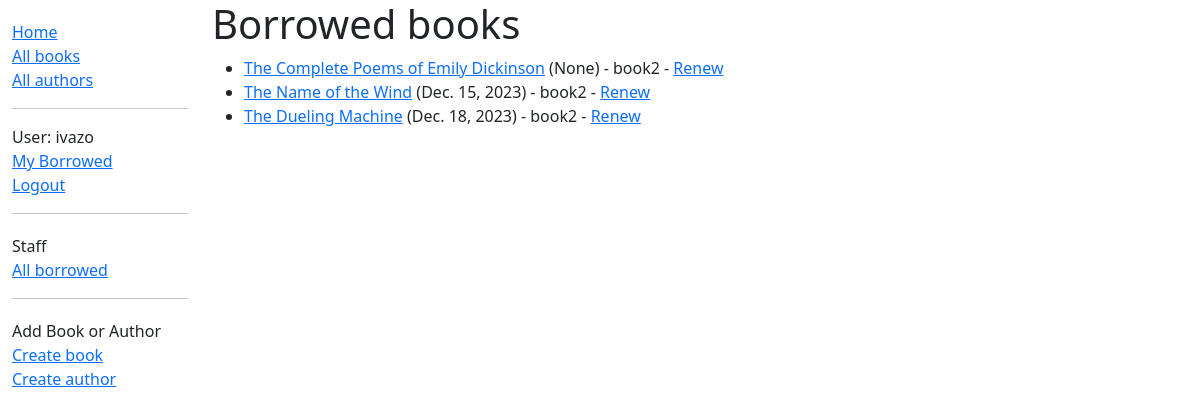
/catalog/borrowed/ (signed in), run on an earlier commit of the app's database.
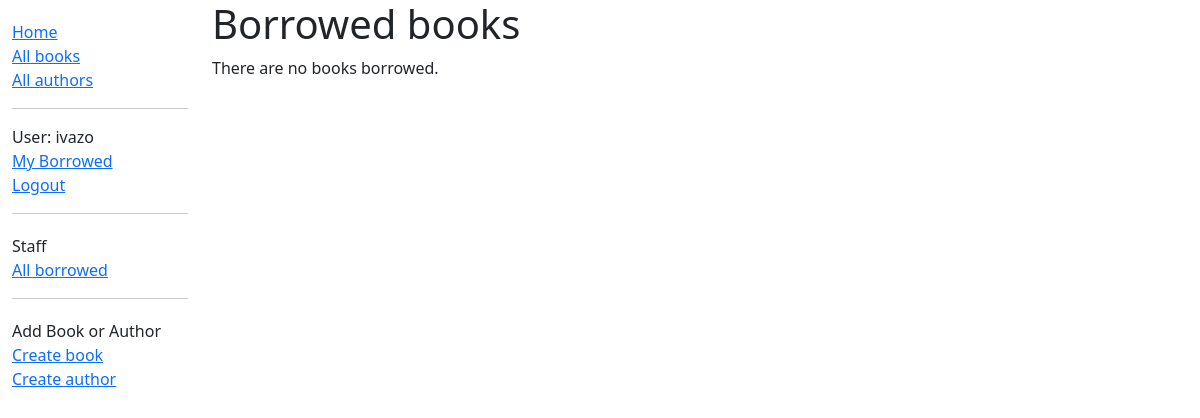
And on a later commit of the database.
### catalog/models.py (models this page shows, shortened)
class BookInstance(models.Model):
    id = models.UUIDField(primary_key=True, default=uuid.uuid4, help_text='Unique ID for this particular book across whole library')
    book = models.ForeignKey('Book', on_delete=models.RESTRICT, null=True)
    imprint = models.CharField(max_length=200)
    due_back = models.DateField(null=True, blank=True)
    borrower = models.ForeignKey(User, on_delete=models.SET_NULL, null=True, blank=True)
    @property
    def is_overdue(self):
        if self.due_back and date.today() > self.due_back:
            return True
        return False
    LOAN_STATUS = (
        ('m', 'Maintenance'),
        ('o', 'On loan'),
        ('a', 'Available'),
        ('r', 'Reserved'),
    )
    status = models.CharField(
        max_length=1,
        choices=LOAN_STATUS,
        blank=True,
        default='m',
        help_text='Book availability',
    )
    class Meta:
        ordering = ['due_back']
        permissions = (("can_mark_returned", "Set book as returned"),)

class Book(models.Model):
    title = models.CharField(max_length=200)
    author = models.ForeignKey('Author', on_delete=models.SET_NULL, null=True)
    summary = models.TextField(max_length=1000, help_text='Enter a brief description of the book')
    isbn = models.CharField('ISBN', max_length=13, unique=True,
                            help_text='13 Character <a href="https://www.isbn-international.org/content/what-isbn">ISBN number</a>')
    genre = models.ManyToManyField(Genre, help_text='Select a genre for this book')
    languages = models.ManyToManyField(Language, help_text='Select a languages for this book')
    def display_genre(self):
        """Create a string for the Genre. This is required to display genre in Admin."""
        return ', '.join(genre.name for genre in self.genre.all()[:3])
    display_genre.short_description = 'Genre'
    def display_languages(self):
        """Create a string for the Languages. This is required to display languages in Admin."""
        return ', '.join(languages.name for languages in self.languages.all()[:3])
    display_languages.short_description = 'Languages'

### catalog/views.py (the view)
class LoanedBooksAllListView(PermissionRequiredMixin, generic.ListView):
    model = BookInstance
    permission_required = 'catalog.can_mark_returned'
    template_name = 'catalog/bookinstance_list_borrowed_all.html'
    paginate_by = 10
    def get_queryset(self):
        return BookInstance.objects.filter(status__exact='o').order_by('due_back')

### catalog/templates/catalog/bookinstance_list_borrowed_all.html
{% extends "catalog/base_generic.html" %}
{% block content %}
    <h1>Borrowed books</h1>
    {% if bookinstance_list %}
        <ul>
            {% for bookinst in bookinstance_list %}
                <li class="{% if bookinst.is_overdue %}text-danger{% endif %}">
                    <a href="{% url 'book-detail' bookinst.book.pk %}">{{bookinst.book.title}}</a> ({{ bookinst.due_back }}) {% if user.is_staff %} - {{ bookinst.borrower }}{% endif %}
                    {% if perms.catalog.can_mark_returned %} - <a href="{% url 'renew-book-librarian' bookinst.id %}">Renew</a>
                    {% endif %}
                </li>
            {% endfor %}
        </ul>
    {% else %}
        <p>There are no books borrowed.</p>
    {% endif %}
{% endblock %}

What changed in the data, as far as the page shows it:
no longer on this page (row edited): BookInstance: book "The Complete Poems of Emily Dickinson", due_back "None", borrower "book2"
no longer on this page (row edited): BookInstance: book "The Name of the Wind", due_back "Dec. 15, 2023", borrower "book2"
no longer on this page (row edited): BookInstance: book "The Dueling Machine", due_back "Dec. 18, 2023", borrower "book2"
Also different on the page:
text now shown: "There are no books borrowed."
